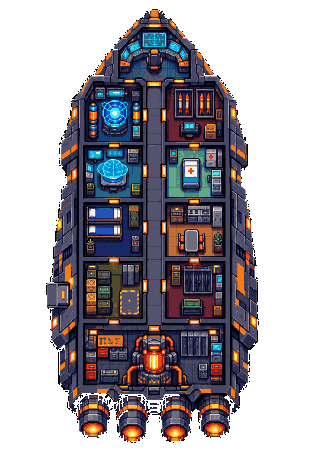
#> input picture apps/warpcrew/docs/art/outputs/mockup-2026-10-09/ship-C2-chunky-snapped.png, 309 x 465 px
$ python measure-sparrow-v5.py
#> lines starting #> are read from the running program, lines starting #| are printed output that depends on the picture
#!/usr/bin/env python3
"""Build the Sparrow v5 hull image and its layout (rooms, doors, corridor, furniture) from the style C art.

    python3 apps/warpcrew/scripts/measure-sparrow-v5.py

Source: docs/art/outputs/mockup-2026-10-09/ship-C2-chunky-snapped.png (309 x 465 art pixels, chosen by Garrett on
2026-10-09). Everything below is measured on that image in art pixels (x0, y0, x1, y1, inclusive) from a wall scan
and gridded close-ups (docs/art/qa/sparrow-v5-layout.png shows the result over the art). The script writes:

- public/art/ships/v5/sparrow-v5.png: the art at 5x with hard pixel blocks (the game's world is 1545 x 2325);
- src/data/art/sparrowV5Layout.json: the same geometry in percent of the image, the format starterShip.js reads;
- docs/art/qa/sparrow-v5-layout.png: rooms (cyan), corridor (white), doors (amber), work spots (green) and
  furniture (pink) over the art, for review.

Furniture covers only the big props, so every door has a clear lane to its room's work spot.
"""
import json
from pathlib import Path

import numpy as np
from PIL import Image, ImageDraw

ROOT = Path(__file__).resolve().parents[1]
ART = ROOT / 'docs/art/outputs/mockup-2026-10-09/ship-C2-chunky-snapped.png'
SCALE = 5

# Interior of each room (inside its walls).
ROOMS = [
    ('bridge', 'Bridge', (121, 32, 187, 82)),
    ('shields', 'Shields', (87, 90, 138, 144)),
    ('weapons', 'Weapons', (167, 90, 221, 144)),
    ('sensors', 'Sensors', (87, 149, 138, 201)),
    ('medbay', 'Medbay', (167, 149, 221, 201)),
    ('quarters', 'Quarters', (87, 206, 138, 260)),
    ('mess', 'Mess', (167, 206, 221, 260)),
    ('cargo', 'Cargo', (87, 265, 138, 314)),
    ('armory', 'Armory', (167, 265, 221, 314)),
    ('engineering', 'Engineering', (87, 325, 221, 381)),
]
SPINE = (143, 84, 164, 324)       # the central corridor, bridge door to engineering door
SPINE_X = 153.5
# Where crew stand to work, and the room side of each door (the corridor side is on SPINE_X at the same height,
# except the bridge and engineering doors, which open onto the corridor's ends).
WORK = {'bridge': (153, 70), 'shields': (114, 137), 'weapons': (177, 128), 'sensors': (131, 180),
        'medbay': (175, 185), 'quarters': (110, 248), 'mess': (176, 244), 'cargo': (128, 300),
        'armory': (175, 300), 'engineering': (124, 362)}
# Room-side door points sit at least 1.5% inside the room: the walkable area stops 1% short of each wall.
DOOR = {'bridge': ((153.5, 75), (153.5, 89)), 'shields': ((133, 115), None), 'weapons': ((172, 115), None),
        'sensors': ((133, 171), None), 'medbay': ((172, 171), None), 'quarters': ((133, 231), None),
        'mess': ((172, 228), None), 'cargo': ((133, 286), None), 'armory': ((172, 288), None),
        'engineering': ((153.5, 333), (153.5, 319))}
FURNITURE = [
    ('bridge', 'forward-console', (141, 32, 166, 46)),
    ('bridge', 'port-console', (124, 38, 140, 57)),
    ('bridge', 'starboard-console', (168, 38, 184, 57)),
    ('bridge', 'pilot-seat', (148, 50, 158, 60)),
    ('shields', 'generator-core', (102, 99, 126, 131)),
    ('shields', 'port-cells', (87, 100, 97, 136)),
    ('weapons', 'port-rack', (175, 90, 193, 117)),
    ('weapons', 'starboard-rack', (196, 90, 213, 117)),
    ('weapons', 'gunnery-console', (181, 121, 198, 134)),
    ('weapons', 'ammo-locker', (205, 122, 216, 137)),
    ('sensors', 'holo-table', (98, 159, 127, 189)),
    ('sensors', 'port-consoles', (87, 160, 96, 196)),
    ('sensors', 'starboard-cabinet', (127, 149, 138, 162)),
    ('medbay', 'bed', (180, 158, 202, 192)),
    ('medbay', 'cabinet', (205, 149, 214, 167)),
    ('medbay', 'scanner', (207, 172, 219, 198)),
    ('quarters', 'bunks', (88, 207, 121, 236)),
    ('quarters', 'locker', (128, 206, 138, 227)),
    ('quarters', 'plant', (87, 238, 94, 252)),
    ('mess', 'shelf', (168, 206, 181, 219)),
    ('mess', 'galley', (187, 206, 209, 222)),
    ('mess', 'fridge', (211, 206, 221, 228)),
    ('mess', 'table', (183, 228, 206, 254)),
    ('mess', 'plant', (212, 230, 221, 250)),
    ('cargo', 'crates-fore', (87, 265, 112, 285)),
    ('cargo', 'crates-aft', (87, 300, 112, 314)),
    ('cargo', 'locker', (121, 265, 138, 283)),
    ('armory', 'locker', (170, 265, 180, 285)),
    ('armory', 'weapon-racks', (183, 265, 212, 292)),
    ('armory', 'wall-consoles', (214, 270, 221, 300)),
    ('armory', 'workbench', (181, 298, 203, 313)),
    ('engineering', 'reactor', (135, 336, 171, 378)),
    ('engineering', 'port-cabinets', (87, 330, 96, 381)),
    ('engineering', 'port-bench', (99, 369, 118, 381)),
    ('engineering', 'starboard-lockers', (186, 330, 208, 360)),
    ('engineering', 'starboard-wall', (210, 330, 221, 381)),
]
AIRLOCK = (60, 293)                # the hatch on the port hull beside cargo
THRUSTERS = [(93, 430), (132, 430), (175, 430), (214, 430)]


def main():
    art = Image.open(ART).convert('RGBA')
#> art is the input picture: PIL image 309x465 RGBA; mean R, G, B, A 38.3, 37.4, 52.3, 124
    w, h = art.size
#> w = 309; h = 465
    px = lambda x: round(x / w * 100, 1)
    py = lambda y: round(y / h * 100, 1)
    pt = lambda p: {'x': px(p[0]), 'y': py(p[1])}
    rect = lambda r: {'left': px(r[0]), 'top': py(r[1]), 'width': px(r[2] + 1) - px(r[0]), 'height': py(r[3] + 1) - py(r[1])}
    rooms = []
    for rid, label, r in ROOMS:
        room_pt, spine_pt = DOOR[rid]
        spine_pt = spine_pt or (SPINE_X, room_pt[1])
        rooms.append({'id': rid, 'label': label, **{k: round(v, 1) for k, v in rect(r).items()},
                      'workAnchor': pt(WORK[rid]), 'door': {'room': pt(room_pt), 'spine': pt(spine_pt)}})
    layout = {
        'image': 'art/ships/v5/sparrow-v5.png',
        'sourceSize': {'width': w * SCALE, 'height': h * SCALE},
        'spine': {k: round(v, 1) for k, v in rect(SPINE).items()},
        'rooms': rooms,
        'blockers': [{'id': f'{room}-{name}', 'room': room, **{k: round(v, 1) for k, v in rect(r).items()}}
                     for room, name, r in FURNITURE],
        'airlock': pt(AIRLOCK),
        'thrusters': [pt(t) for t in THRUSTERS],
    }
    (ROOT / 'src/data/art/sparrowV5Layout.json').write_text(json.dumps(layout, indent=2) + '\n')

    out = ROOT / 'public/art/ships/v5/sparrow-v5.png'
    out.parent.mkdir(parents=True, exist_ok=True)
    big = np.asarray(art.resize((w * SCALE, h * SCALE), Image.NEAREST)).copy()
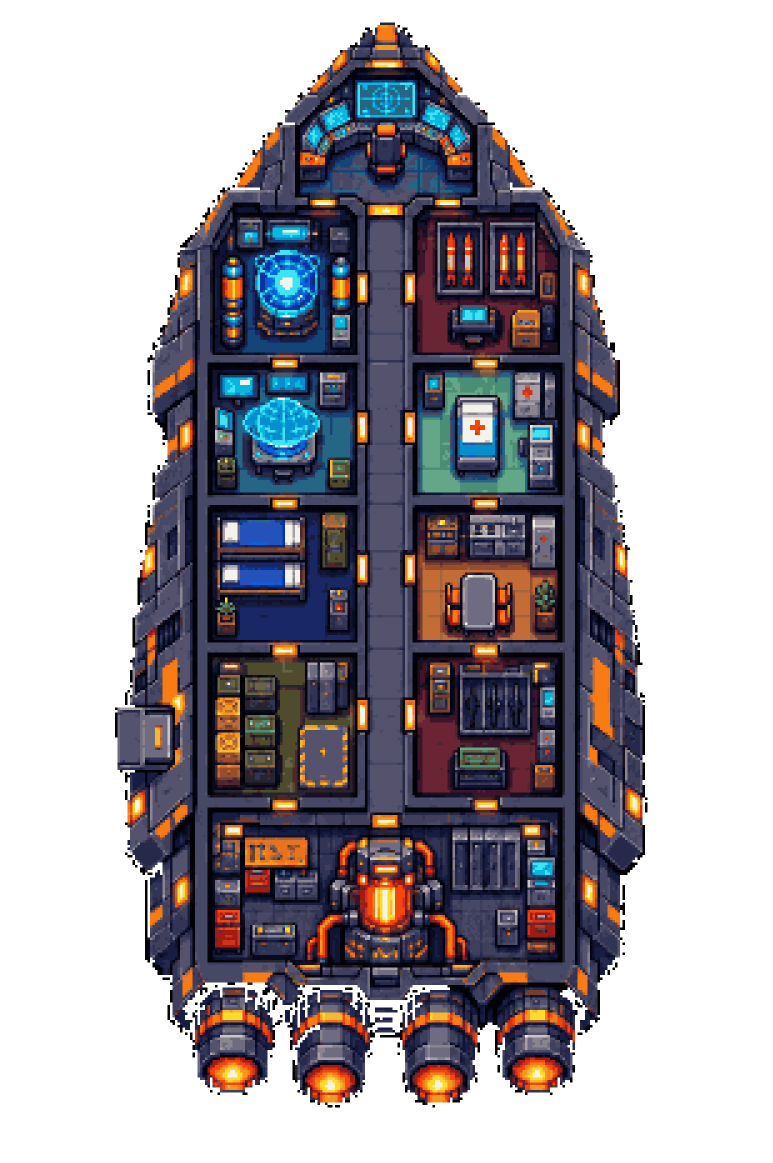
#> big: shape (2325, 1545, 4) (shown at 1/2 size); mean R, G, B, A 38.3, 37.4, 52.3, 124; transparent parts drawn white
    big[big[:, :, 3] == 0] = 0
    colours, index = np.unique(big.reshape(-1, 4), axis=0, return_inverse=True)
#> colours = 49 rows, first 6: [0, 0, 0, 0], [1, 1, 10, 255], [2, 2, 2, 255], [4, 100, 223, 255], [5, 4, 10, 255], [5, 5, 23, 255]
    pal = Image.fromarray(index.reshape(big.shape[:2]).astype('uint8'), 'P')
#> pal: PIL image 1545x2325 P; every value is 0
    pal.putpalette(colours[:, :3].astype('uint8').flatten().tolist())
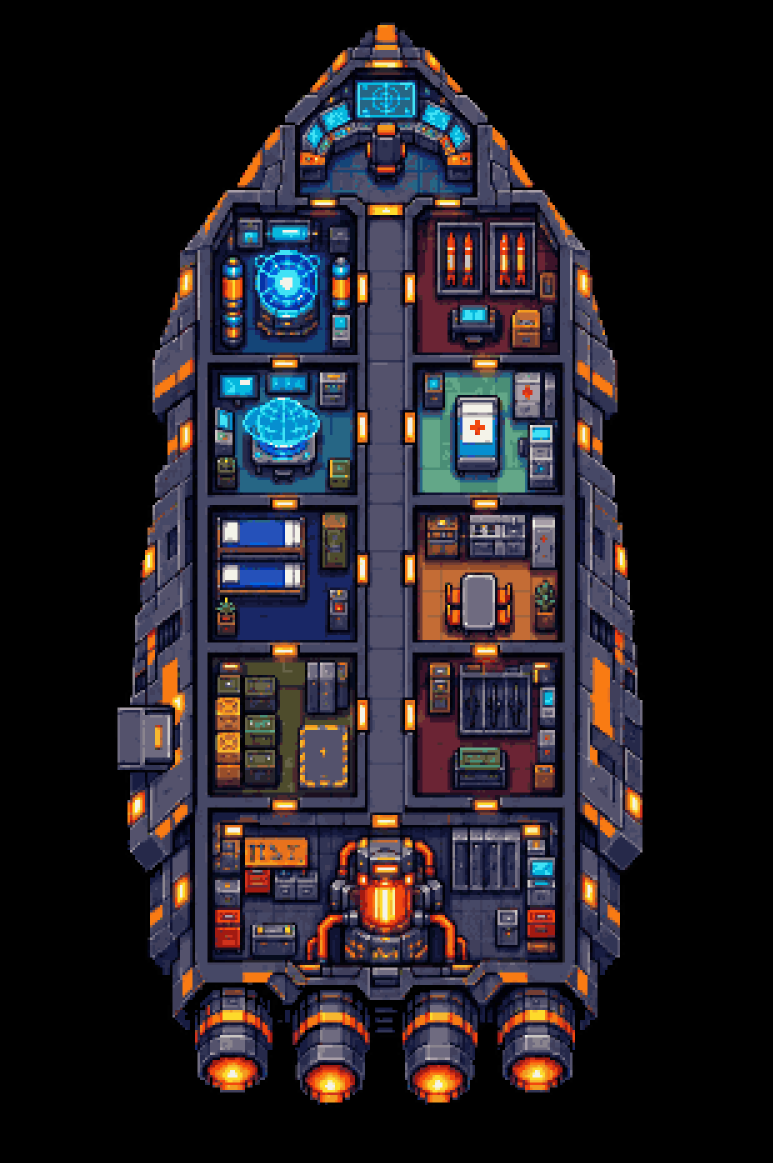
#> pal: PIL image 1545x2325 P (shown at 1/2 size); mean R, G, B 35.2, 31.4, 37.1
    pal.save(out, optimize=True, transparency=bytes(int(a) for a in colours[:, 3]))

    k = 3
    qa = Image.new('RGBA', (w * k, h * k), (11, 18, 32, 255))
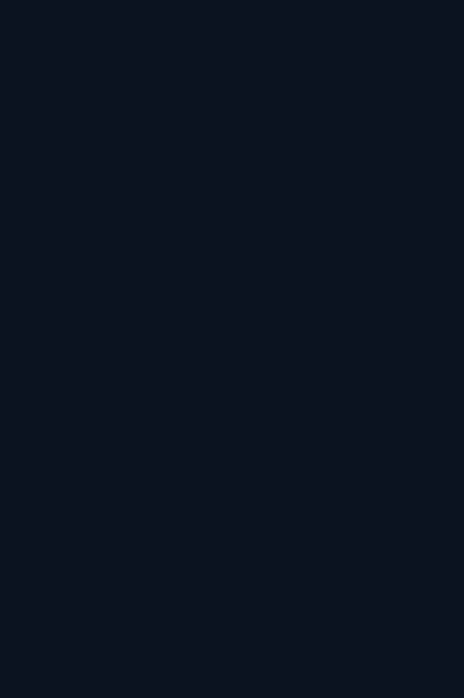
#> qa: PIL image 927x1395 RGBA (shown at 1/2 size); mean R, G, B, A 11, 18, 32, 255
    qa.alpha_composite(art.resize((w * k, h * k), Image.NEAREST))
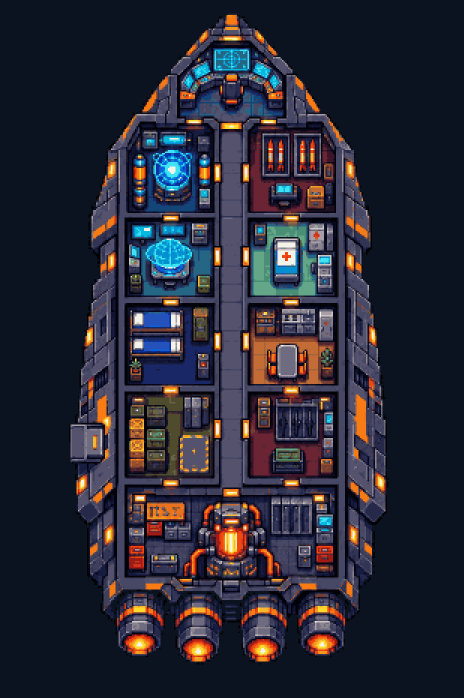
#> qa: PIL image 927x1395 RGBA (shown at 1/2 size); mean R, G, B, A 40.8, 40.6, 53.6, 255
    d = ImageDraw.Draw(qa)
    box = lambda r, c, width=2: d.rectangle([r[0] * k, r[1] * k, (r[2] + 1) * k, (r[3] + 1) * k], outline=c, width=width)
    for _, _, r in ROOMS:
        box(r, (0, 255, 230, 255))
    box(SPINE, (255, 255, 255, 220))
    for _, _, r in FURNITURE:
        box(r, (255, 70, 200, 255))
    for rid, (room_pt, spine_pt) in DOOR.items():
        spine_pt = spine_pt or (SPINE_X, room_pt[1])
        d.line([room_pt[0] * k, room_pt[1] * k, spine_pt[0] * k, spine_pt[1] * k], fill=(255, 190, 60, 255), width=5)
    for x, y in WORK.values():
        d.ellipse([x * k - 6, y * k - 6, x * k + 6, y * k + 6], fill=(80, 255, 120, 255))
    for x, y in [AIRLOCK, *THRUSTERS]:
        d.ellipse([x * k - 6, y * k - 6, x * k + 6, y * k + 6], outline=(255, 255, 0, 255), width=3)
    qa_out = ROOT / 'docs/art/qa/sparrow-v5-layout.png'
    qa.convert('RGB').save(qa_out)
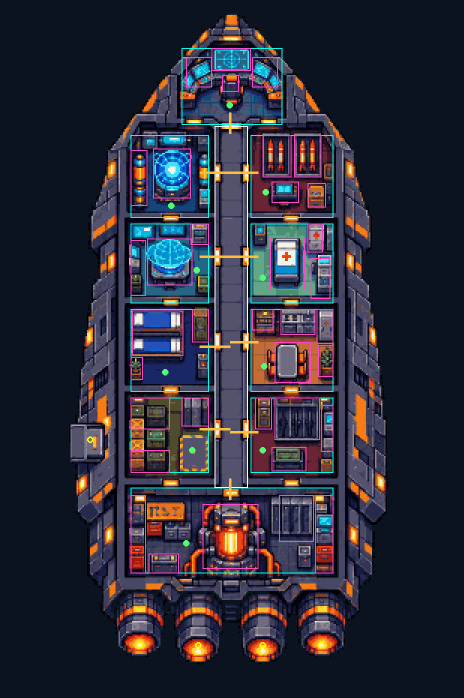
#> saved as sparrow-v5-layout.png: PIL image 927x1395 RGB (shown at 1/2 size); mean R, G, B 43.8, 43.3, 57.1
#> (the run stopped early here; a loop or call above may not have finished)
